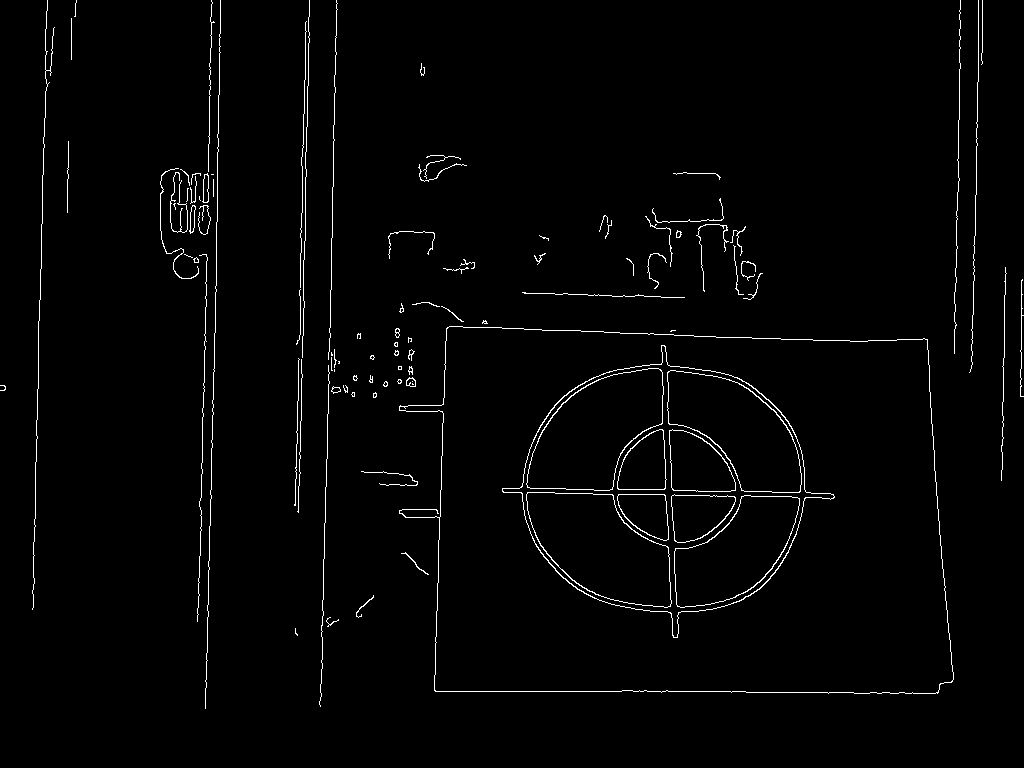
#> input picture dartCapture_0.png, 1024 x 768 px
$ python dartMeas.py --first dartCapture_0.png --second dartCapture_1.png
#> lines starting #> are read from the running program, lines starting #| are printed output that depends on the picture; after the words box and inside, x2 and y2 are one past the last pixel; in counts of white or black regions, pixels touching at a corner belong together; long printed decimals are rounded
# pip install --upgrade scikit-image
# pip install --upgrade imutils


import argparse

import cv2

# import the necessary packages
import imutils
from skimage.metrics import structural_similarity

# construct the argument parse and parse the arguments
ap = argparse.ArgumentParser()
ap.add_argument("-f", "--first", required=True,
                help="first input image")
ap.add_argument("-s", "--second", required=True,
                help="second")
args = vars(ap.parse_args())

# load the two input images
imageA = cv2.imread(args["first"])
#> imageA is the input picture: shape (768, 1024, 3); 1.7% white in thin lines or dots
imageB = cv2.imread(args["second"])
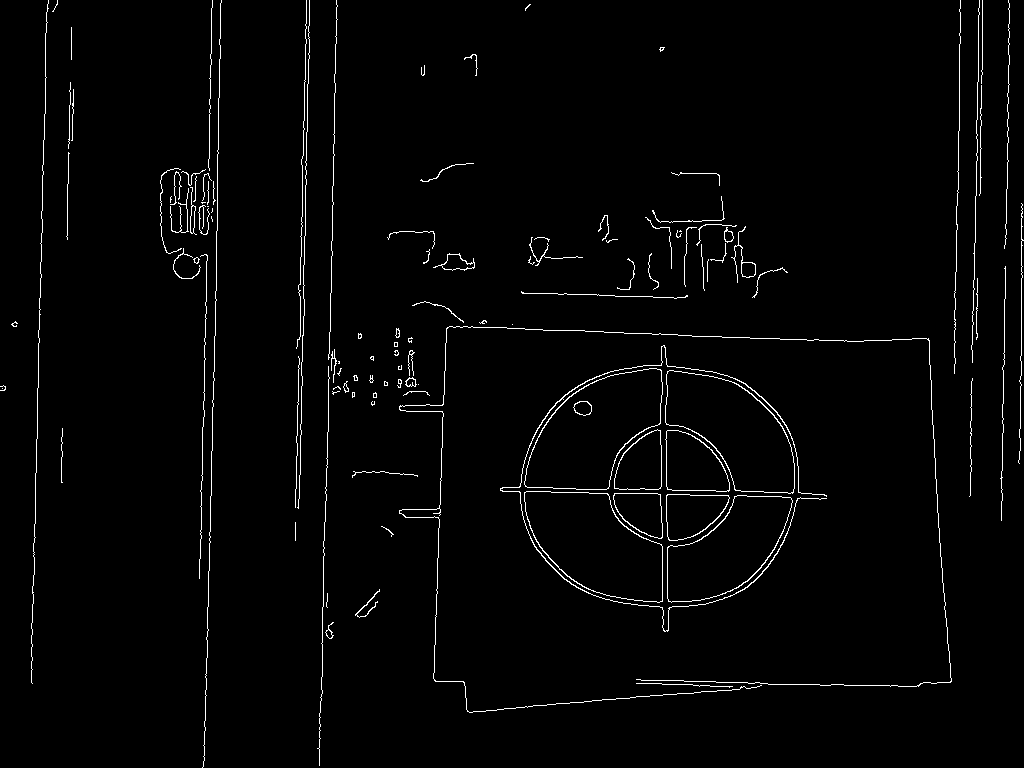
#> input picture dartCapture_1.png, 1024 x 768 px
#> imageB is the input picture: shape (768, 1024, 3); 1.9% white in thin lines or dots
# convert the images to grayscale
grayA = cv2.cvtColor(imageA, cv2.COLOR_BGR2GRAY)
#> grayA: shape (768, 1024); 1.7% white in thin lines or dots
grayB = cv2.cvtColor(imageB, cv2.COLOR_BGR2GRAY)
#> grayB: shape (768, 1024); 1.9% white in thin lines or dots

# compute the Structural Similarity Index (SSIM) between the two
# images, ensuring that the difference image is returned
(score, diff) = structural_similarity(grayA, grayB, full=True)
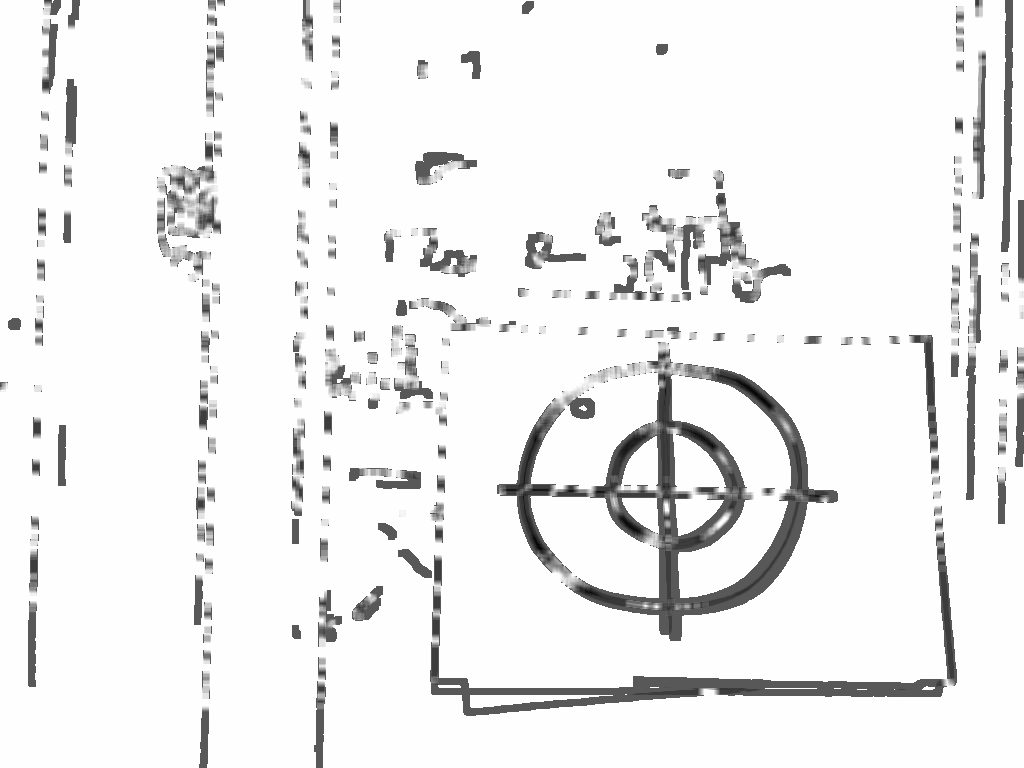
#> diff: shape (768, 1024) float64; min -0.528, max 1, mean 0.904; drawn with min black and max white
#> score = 0.904
diff = (diff * 255).astype("uint8")
print("SSIM: {}".format(score))
#| SSIM: 0.9041

# threshold the difference image, followed by finding contours to
# obtain the regions of the two input images that differ
thresh = cv2.threshold(diff, 0, 255,
                       cv2.THRESH_BINARY_INV | cv2.THRESH_OTSU)[1]
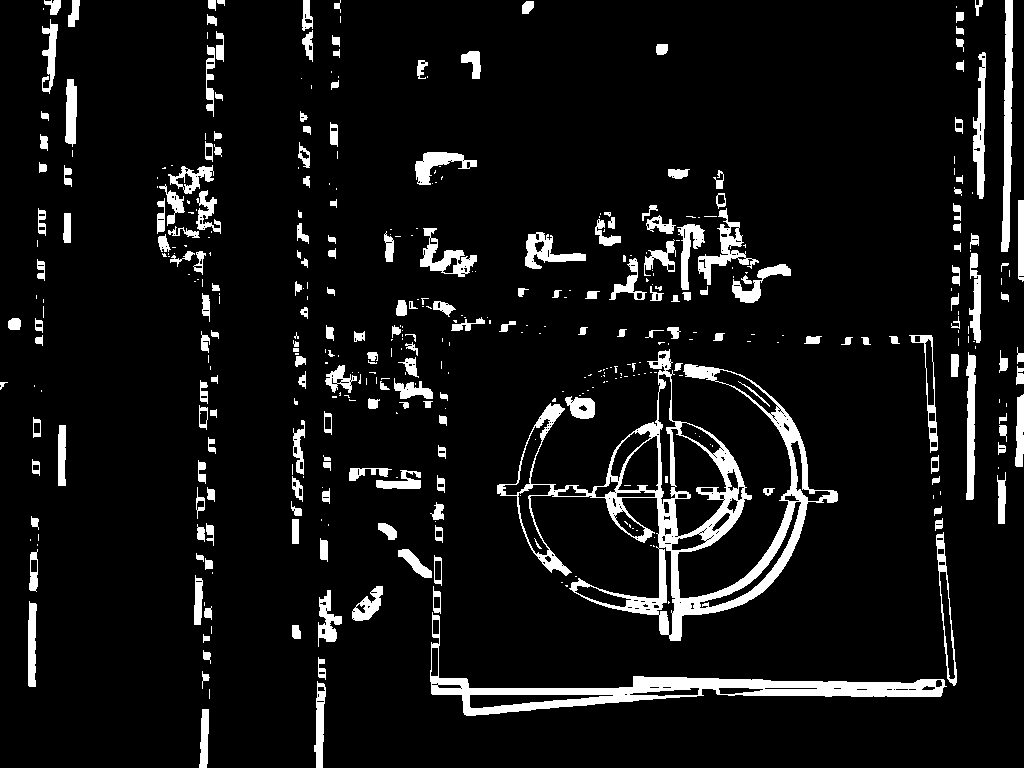
#> thresh: shape (768, 1024); 7.9% white; 431 white regions (215 under 20 px)
cnts = cv2.findContours(thresh.copy(), cv2.RETR_EXTERNAL,
                        cv2.CHAIN_APPROX_SIMPLE)
#> cnts = 416 contours, 218 with area under 20; largest, box (x1, y1, x2, y2) and area: (497, 349, 838, 641) 27550, (430, 612, 947, 716) 9211, (1001, 0, 1013, 252) 1654, (936, 532, 957, 686) 1198, (698, 208, 759, 285) 1088
cnts = imutils.grab_contours(cnts)

# loop over the contours
for c in cnts:
    # compute the bounding box of the contour and then draw the
    # bounding box on both input images to represent where the two
    # images differ
    (x, y, w, h) = cv2.boundingRect(c)
    cv2.rectangle(imageA, (x, y), (x + w, y + h), (0, 0, 255), 2)
    cv2.rectangle(imageB, (x, y), (x + w, y + h), (0, 0, 255), 2)
#> this loop made 416 passes
#> (x, y, w, h) on passes 1, 3, 4: (199, 709, 10, 59), (314, 681, 12, 87), (202, 671, 8, 18)
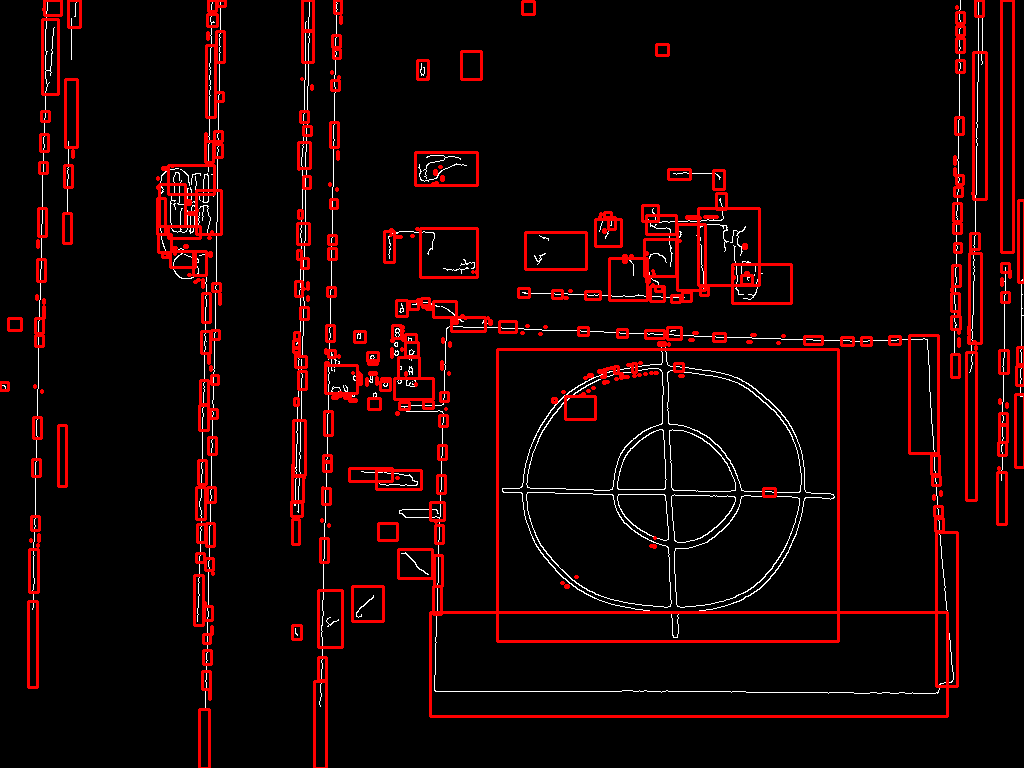
#> imageA: shape (768, 1024, 3); 7.03% of pixels changed, all inside (x1, y1, x2, y2) = (0, 0, 1024, 768)
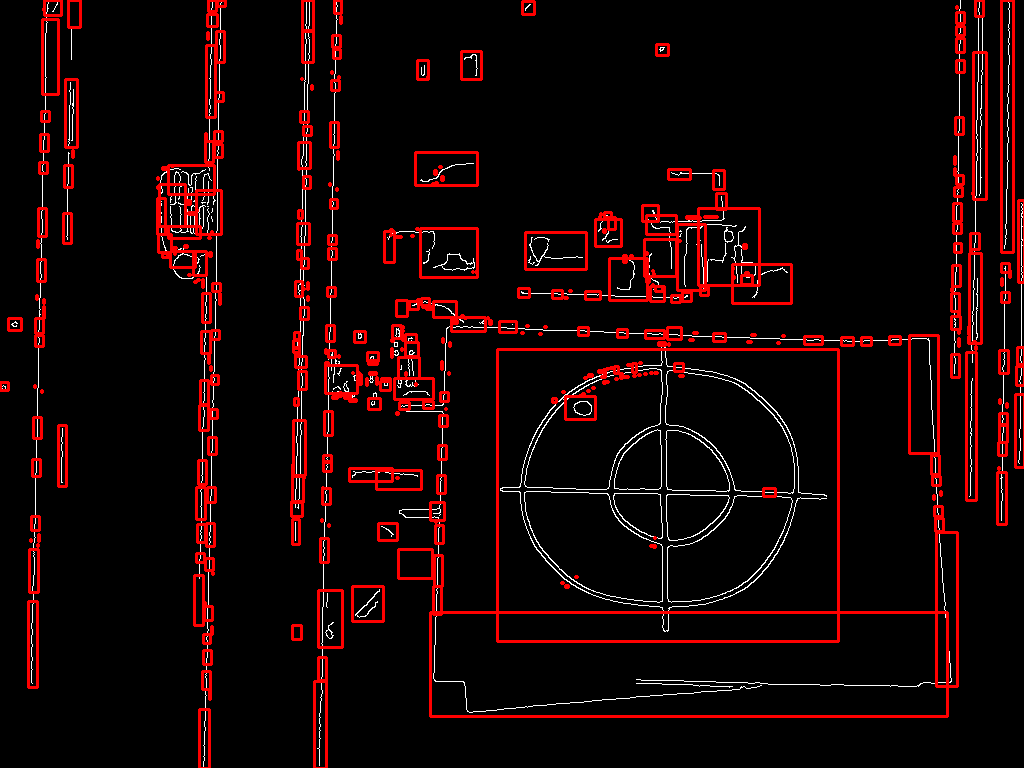
#> imageB: shape (768, 1024, 3); 7.03% of pixels changed, all inside (x1, y1, x2, y2) = (0, 0, 1024, 768)
# show the output images
cv2.imshow("Original", imageA)
cv2.imshow("Modified", imageB)
cv2.imshow("Diff", diff)
cv2.imshow("Thresh", thresh)
cv2.waitKey(0)

## python image_diff.py --first images/original_02.png --second images/modified_02.png
## python dartCollection.py --first image1.jpeg --second image2.jpeg
